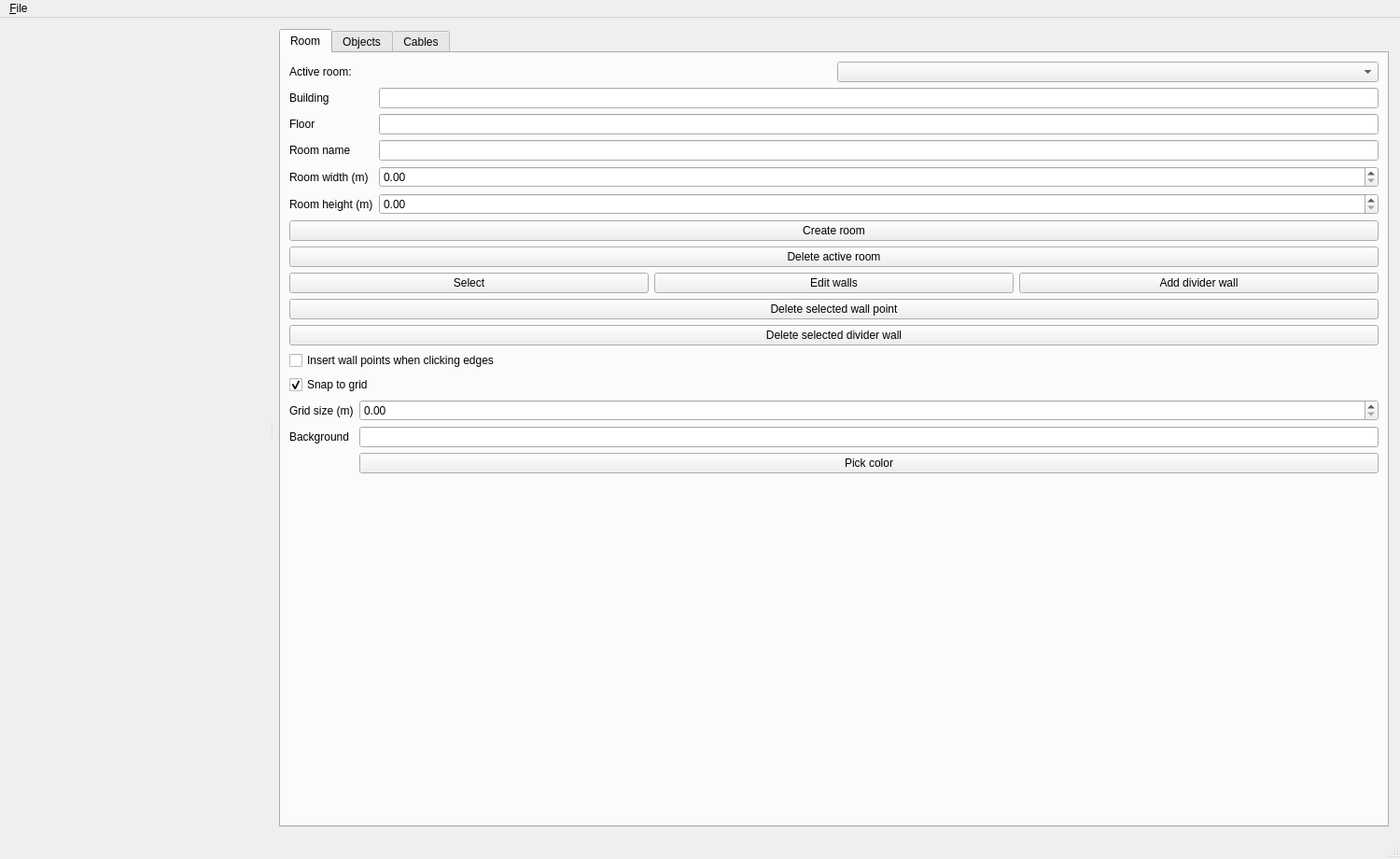
<?xml version="1.0" encoding="UTF-8"?>
<ui version="4.0">
 <class>MainWindow</class>
 <widget class="QMainWindow" name="MainWindow">
  <property name="geometry">
   <rect>
    <x>0</x>
    <y>0</y>
    <width>1500</width>
    <height>920</height>
   </rect>
  </property>
  <property name="windowTitle">
   <string>2D-map Python (PySide6)</string>
  </property>
  <widget class="QWidget" name="centralwidget">
   <layout class="QHBoxLayout" name="rootLayout">
    <property name="leftMargin">
     <number>6</number>
    </property>
    <property name="topMargin">
     <number>6</number>
    </property>
    <property name="rightMargin">
     <number>6</number>
    </property>
    <property name="bottomMargin">
     <number>6</number>
    </property>
    <item>
     <widget class="QSplitter" name="splitterMain">
      <property name="orientation">
       <enum>Qt::Orientation::Horizontal</enum>
      </property>
      <widget class="QWidget" name="canvasPlaceholder" native="true"/>
      <widget class="QWidget" name="sidePanel">
       <layout class="QVBoxLayout" name="sideLayout">
        <property name="leftMargin">
         <number>6</number>
        </property>
        <property name="topMargin">
         <number>6</number>
        </property>
        <property name="rightMargin">
         <number>6</number>
        </property>
        <property name="bottomMargin">
         <number>6</number>
        </property>
        <item>
         <widget class="QTabWidget" name="tabs">
          <property name="currentIndex">
           <number>0</number>
          </property>
          <widget class="QWidget" name="roomTab">
           <attribute name="title">
            <string>Room</string>
           </attribute>
           <layout class="QVBoxLayout" name="roomLayout">
            <item>
             <layout class="QHBoxLayout" name="roomSelectorLayout">
              <item>
               <widget class="QLabel" name="activeRoomLabel">
                <property name="text">
                 <string>Active room:</string>
                </property>
               </widget>
              </item>
              <item>
               <widget class="QComboBox" name="activeRoomCombo"/>
              </item>
             </layout>
            </item>
            <item>
             <layout class="QFormLayout" name="activeRoomForm">
              <item row="0" column="0">
               <widget class="QLabel" name="activeRoomBuildingLabel">
                <property name="text">
                 <string>Building</string>
                </property>
               </widget>
              </item>
              <item row="0" column="1">
               <widget class="QLineEdit" name="activeRoomBuildingEdit"/>
              </item>
              <item row="1" column="0">
               <widget class="QLabel" name="activeRoomFloorLabel">
                <property name="text">
                 <string>Floor</string>
                </property>
               </widget>
              </item>
              <item row="1" column="1">
               <widget class="QLineEdit" name="activeRoomFloorEdit"/>
              </item>
              <item row="2" column="0">
               <widget class="QLabel" name="activeRoomNameLabel">
                <property name="text">
                 <string>Room name</string>
                </property>
               </widget>
              </item>
              <item row="2" column="1">
               <widget class="QLineEdit" name="activeRoomNameEdit"/>
              </item>
              <item row="3" column="0">
               <widget class="QLabel" name="activeRoomWidthLabel">
                <property name="text">
                 <string>Room width (m)</string>
                </property>
               </widget>
              </item>
              <item row="3" column="1">
               <widget class="QDoubleSpinBox" name="activeRoomWidthSpin"/>
              </item>
              <item row="4" column="0">
               <widget class="QLabel" name="activeRoomHeightLabel">
                <property name="text">
                 <string>Room height (m)</string>
                </property>
               </widget>
              </item>
              <item row="4" column="1">
               <widget class="QDoubleSpinBox" name="activeRoomHeightSpin"/>
              </item>
             </layout>
            </item>
            <item>
             <widget class="QPushButton" name="createRoomButton">
              <property name="text">
               <string>Create room</string>
              </property>
             </widget>
            </item>
            <item>
             <widget class="QPushButton" name="deleteActiveRoomButton">
              <property name="text">
               <string>Delete active room</string>
              </property>
             </widget>
            </item>
            <item>
             <layout class="QHBoxLayout" name="modeLayout">
              <item>
               <widget class="QPushButton" name="modeSelectButton">
                <property name="text">
                 <string>Select</string>
                </property>
               </widget>
              </item>
              <item>
               <widget class="QPushButton" name="modeEditWallsButton">
                <property name="text">
                 <string>Edit walls</string>
                </property>
               </widget>
              </item>
              <item>
               <widget class="QPushButton" name="modeAddDividerWallButton">
                <property name="text">
                 <string>Add divider wall</string>
                </property>
               </widget>
              </item>
             </layout>
            </item>
            <item>
             <widget class="QPushButton" name="deleteWallPointButton">
              <property name="text">
               <string>Delete selected wall point</string>
              </property>
             </widget>
            </item>
            <item>
             <widget class="QPushButton" name="deleteDividerWallButton">
              <property name="text">
               <string>Delete selected divider wall</string>
              </property>
             </widget>
            </item>
            <item>
             <widget class="QCheckBox" name="insertWallPointCheck">
              <property name="text">
               <string>Insert wall points when clicking edges</string>
              </property>
             </widget>
            </item>
            <item>
             <widget class="QCheckBox" name="snapToGridCheck">
              <property name="text">
               <string>Snap to grid</string>
              </property>
              <property name="checked">
               <bool>true</bool>
              </property>
             </widget>
            </item>
            <item>
             <layout class="QFormLayout" name="roomPropsForm">
              <item row="0" column="0">
               <widget class="QLabel" name="roomGridSizeLabel">
                <property name="text">
                 <string>Grid size (m)</string>
                </property>
               </widget>
              </item>
              <item row="0" column="1">
               <widget class="QDoubleSpinBox" name="roomGridSizeSpin"/>
              </item>
              <item row="1" column="0">
               <widget class="QLabel" name="roomBackgroundLabel">
                <property name="text">
                 <string>Background</string>
                </property>
               </widget>
              </item>
              <item row="1" column="1">
               <widget class="QLineEdit" name="roomBackgroundEdit"/>
              </item>
              <item row="2" column="1">
               <widget class="QPushButton" name="roomBackgroundButton">
                <property name="text">
                 <string>Pick color</string>
                </property>
               </widget>
              </item>
             </layout>
            </item>
            <item>
             <spacer name="roomSpacer">
              <property name="orientation">
               <enum>Qt::Orientation::Vertical</enum>
              </property>
              <property name="sizeHint" stdset="0">
               <size>
                <width>20</width>
                <height>40</height>
               </size>
              </property>
             </spacer>
            </item>
           </layout>
          </widget>
          <widget class="QWidget" name="objectsTab">
           <attribute name="title">
            <string>Objects</string>
           </attribute>
           <layout class="QVBoxLayout" name="objectsLayout">
            <item>
             <layout class="QHBoxLayout" name="objectButtonsLayout">
              <item>
               <widget class="QPushButton" name="addSquareButton">
                <property name="text">
                 <string>Add square</string>
                </property>
               </widget>
              </item>
              <item>
               <widget class="QPushButton" name="addRectangleButton">
                <property name="text">
                 <string>Add rectangle</string>
                </property>
               </widget>
              </item>
              <item>
               <widget class="QPushButton" name="addCircleButton">
                <property name="text">
                 <string>Add circle</string>
                </property>
               </widget>
              </item>
             </layout>
            </item>
            <item>
             <widget class="QPushButton" name="selectMoveModeButton">
              <property name="text">
               <string>Select / move mode</string>
              </property>
             </widget>
            </item>
            <item>
             <widget class="QPushButton" name="deleteSelectedObjectButton">
              <property name="text">
               <string>Delete selected object</string>
              </property>
             </widget>
            </item>
            <item>
             <layout class="QFormLayout" name="objectForm">
              <item row="0" column="0">
               <widget class="QLabel" name="objectNameLabel">
                <property name="text">
                 <string>Name</string>
                </property>
               </widget>
              </item>
              <item row="0" column="1">
               <widget class="QLineEdit" name="objectNameEdit"/>
              </item>
              <item row="1" column="0">
               <widget class="QLabel" name="objectLabelLabel">
                <property name="text">
                 <string>Label</string>
                </property>
               </widget>
              </item>
              <item row="1" column="1">
               <widget class="QLineEdit" name="objectLabelEdit"/>
              </item>
              <item row="2" column="0">
               <widget class="QLabel" name="objectCommentLabel">
                <property name="text">
                 <string>Comment</string>
                </property>
               </widget>
              </item>
              <item row="2" column="1">
               <widget class="QTextEdit" name="objectCommentEdit"/>
              </item>
              <item row="3" column="0">
               <widget class="QLabel" name="objectXLabel">
                <property name="text">
                 <string>X</string>
                </property>
               </widget>
              </item>
              <item row="3" column="1">
               <widget class="QDoubleSpinBox" name="objectXSpin"/>
              </item>
              <item row="4" column="0">
               <widget class="QLabel" name="objectYLabel">
                <property name="text">
                 <string>Y</string>
                </property>
               </widget>
              </item>
              <item row="4" column="1">
               <widget class="QDoubleSpinBox" name="objectYSpin"/>
              </item>
              <item row="5" column="0">
               <widget class="QLabel" name="objectWidthLabel">
                <property name="text">
                 <string>Width</string>
                </property>
               </widget>
              </item>
              <item row="5" column="1">
               <widget class="QDoubleSpinBox" name="objectWidthSpin"/>
              </item>
              <item row="6" column="0">
               <widget class="QLabel" name="objectHeightLabel">
                <property name="text">
                 <string>Height</string>
                </property>
               </widget>
              </item>
              <item row="6" column="1">
               <widget class="QDoubleSpinBox" name="objectHeightSpin"/>
              </item>
             </layout>
            </item>
            <item>
             <spacer name="objectsSpacer">
              <property name="orientation">
               <enum>Qt::Orientation::Vertical</enum>
              </property>
              <property name="sizeHint" stdset="0">
               <size>
                <width>20</width>
                <height>40</height>
               </size>
              </property>
             </spacer>
            </item>
           </layout>
          </widget>
          <widget class="QWidget" name="cablesTab">
           <attribute name="title">
            <string>Cables</string>
           </attribute>
           <layout class="QVBoxLayout" name="cablesLayout">
            <item>
             <layout class="QFormLayout" name="newCableForm">
              <item row="0" column="0">
               <widget class="QLabel" name="cableTypeLabel">
                <property name="text">
                 <string>New cable type</string>
                </property>
               </widget>
              </item>
              <item row="0" column="1">
               <widget class="QComboBox" name="cableTypeCombo"/>
              </item>
              <item row="1" column="0">
               <widget class="QLabel" name="cableLabelLabel">
                <property name="text">
                 <string>Label</string>
                </property>
               </widget>
              </item>
              <item row="1" column="1">
               <widget class="QLineEdit" name="cableLabelEdit"/>
              </item>
              <item row="2" column="0">
               <widget class="QLabel" name="cableTagLabel">
                <property name="text">
                 <string>Tag</string>
                </property>
               </widget>
              </item>
              <item row="2" column="1">
               <widget class="QLineEdit" name="cableTagEdit"/>
              </item>
              <item row="3" column="0">
               <widget class="QLabel" name="cableCommentLabel">
                <property name="text">
                 <string>Comment</string>
                </property>
               </widget>
              </item>
              <item row="3" column="1">
               <widget class="QTextEdit" name="cableCommentEdit"/>
              </item>
              <item row="4" column="0">
               <widget class="QLabel" name="cableDiameterLabel">
                <property name="text">
                 <string>Diameter (mm)</string>
                </property>
               </widget>
              </item>
              <item row="4" column="1">
               <widget class="QDoubleSpinBox" name="cableDiameterSpin"/>
              </item>
             </layout>
            </item>
            <item>
             <layout class="QHBoxLayout" name="cableDraftButtonsLayout">
              <item>
               <widget class="QPushButton" name="startCablePlacementButton">
                <property name="text">
                 <string>Start cable placement</string>
                </property>
               </widget>
              </item>
              <item>
               <widget class="QPushButton" name="finishCableButton">
                <property name="text">
                 <string>Finish cable</string>
                </property>
               </widget>
              </item>
              <item>
               <widget class="QPushButton" name="cancelCableDraftButton">
                <property name="text">
                 <string>Cancel cable draft</string>
                </property>
               </widget>
              </item>
             </layout>
            </item>
            <item>
             <widget class="QPushButton" name="insertBendPointButton">
              <property name="text">
               <string>Insert bend point on selected segment</string>
              </property>
             </widget>
            </item>
            <item>
             <widget class="QPushButton" name="deleteSelectedCableButton">
              <property name="text">
               <string>Delete selected cable</string>
              </property>
             </widget>
            </item>
            <item>
             <layout class="QFormLayout" name="selectedCableForm">
              <item row="0" column="0">
               <widget class="QLabel" name="selCableTypeLabel">
                <property name="text">
                 <string>Selected type</string>
                </property>
               </widget>
              </item>
              <item row="0" column="1">
               <widget class="QComboBox" name="selCableTypeCombo"/>
              </item>
              <item row="1" column="0">
               <widget class="QLabel" name="selCableLabelLabel">
                <property name="text">
                 <string>Selected label</string>
                </property>
               </widget>
              </item>
              <item row="1" column="1">
               <widget class="QLineEdit" name="selCableLabelEdit"/>
              </item>
              <item row="2" column="0">
               <widget class="QLabel" name="selCableTagLabel">
                <property name="text">
                 <string>Selected tag</string>
                </property>
               </widget>
              </item>
              <item row="2" column="1">
               <widget class="QLineEdit" name="selCableTagEdit"/>
              </item>
              <item row="3" column="0">
               <widget class="QLabel" name="selCableCommentLabel">
                <property name="text">
                 <string>Selected comment</string>
                </property>
               </widget>
              </item>
              <item row="3" column="1">
               <widget class="QTextEdit" name="selCableCommentEdit"/>
              </item>
              <item row="4" column="0">
               <widget class="QLabel" name="selCableDiameterLabel">
                <property name="text">
                 <string>Selected diameter (mm)</string>
                </property>
               </widget>
              </item>
              <item row="4" column="1">
               <widget class="QDoubleSpinBox" name="selCableDiameterSpin"/>
              </item>
              <item row="5" column="0">
               <widget class="QLabel" name="selLengthModeLabel">
                <property name="text">
                 <string>Length mode</string>
                </property>
               </widget>
              </item>
              <item row="5" column="1">
               <widget class="QComboBox" name="selLengthModeCombo"/>
              </item>
              <item row="6" column="0">
               <widget class="QLabel" name="selFixedLengthLabel">
                <property name="text">
                 <string>Fixed length (m)</string>
                </property>
               </widget>
              </item>
              <item row="6" column="1">
               <widget class="QDoubleSpinBox" name="selFixedLengthSpin"/>
              </item>
              <item row="7" column="0">
               <widget class="QLabel" name="selBendRadiiLabel">
                <property name="text">
                 <string>Bend radii (m, CSV)</string>
                </property>
               </widget>
              </item>
              <item row="7" column="1">
               <widget class="QLineEdit" name="selBendRadiiEdit"/>
              </item>
              <item row="8" column="0">
               <widget class="QLabel" name="selTotalLengthTextLabel">
                <property name="text">
                 <string>Total length (m)</string>
                </property>
               </widget>
              </item>
              <item row="8" column="1">
               <widget class="QLabel" name="selTotalLengthLabel">
                <property name="text">
                 <string>-</string>
                </property>
               </widget>
              </item>
              <item row="9" column="0">
               <widget class="QLabel" name="selSegmentLengthsTextLabel">
                <property name="text">
                 <string>Segment lengths (m)</string>
                </property>
               </widget>
              </item>
              <item row="9" column="1">
               <widget class="QLabel" name="selSegmentLengthsLabel">
                <property name="text">
                 <string>-</string>
                </property>
                <property name="wordWrap">
                 <bool>true</bool>
                </property>
               </widget>
              </item>
             </layout>
            </item>
            <item>
             <spacer name="cablesSpacer">
              <property name="orientation">
               <enum>Qt::Orientation::Vertical</enum>
              </property>
              <property name="sizeHint" stdset="0">
               <size>
                <width>20</width>
                <height>40</height>
               </size>
              </property>
             </spacer>
            </item>
           </layout>
          </widget>
         </widget>
        </item>
       </layout>
      </widget>
     </widget>
    </item>
   </layout>
  </widget>
  <widget class="QMenuBar" name="menubar">
   <property name="geometry">
    <rect>
     <x>0</x>
     <y>0</y>
     <width>1500</width>
     <height>23</height>
    </rect>
   </property>
   <widget class="QMenu" name="menuFile">
    <property name="title">
     <string>&amp;File</string>
    </property>
    <addaction name="actionNewProject"/>
    <addaction name="actionOpenJson"/>
    <addaction name="actionSave"/>
    <addaction name="actionSaveAs"/>
    <addaction name="actionExportJson"/>
    <addaction name="actionImportJson"/>
    <addaction name="separator"/>
    <addaction name="actionClearAutosaveDraft"/>
   </widget>
   <addaction name="menuFile"/>
  </widget>
  <widget class="QStatusBar" name="statusbar"/>
  <action name="actionNewProject">
   <property name="text">
    <string>New project</string>
   </property>
  </action>
  <action name="actionOpenJson">
   <property name="text">
    <string>Open JSON...</string>
   </property>
  </action>
  <action name="actionSave">
   <property name="text">
    <string>Save</string>
   </property>
  </action>
  <action name="actionSaveAs">
   <property name="text">
    <string>Save As...</string>
   </property>
  </action>
  <action name="actionExportJson">
   <property name="text">
    <string>Export JSON...</string>
   </property>
  </action>
  <action name="actionImportJson">
   <property name="text">
    <string>Import JSON...</string>
   </property>
  </action>
  <action name="actionClearAutosaveDraft">
   <property name="text">
    <string>Clear autosave draft</string>
   </property>
  </action>
 </widget>
 <resources/>
 <connections/>
</ui>
